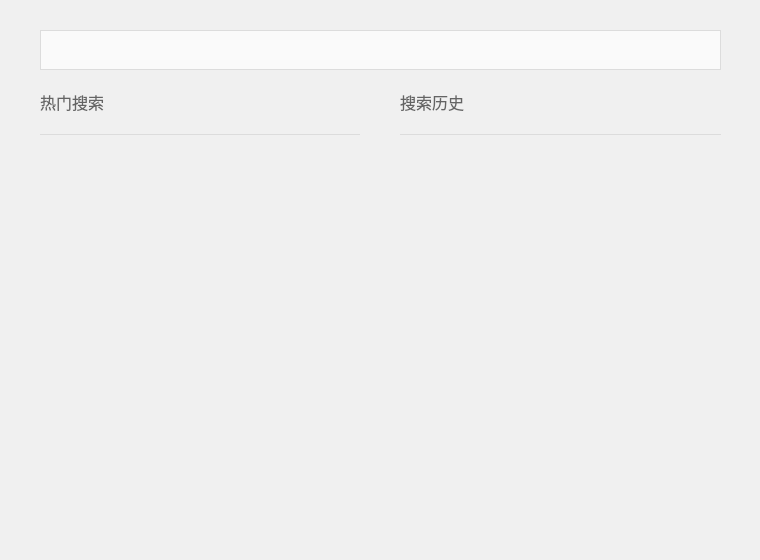
<?xml version="1.0" encoding="UTF-8"?>
<ui version="4.0">
 <class>SearchWidget</class>
 <widget class="QWidget" name="SearchWidget">
  <property name="geometry">
   <rect>
    <x>0</x>
    <y>0</y>
    <width>760</width>
    <height>560</height>
   </rect>
  </property>
  <property name="windowTitle">
   <string>Form</string>
  </property>
  <property name="styleSheet">
   <string notr="true">QWidget#SearchWidget{
	background-color: rgb(240, 240, 240);
}</string>
  </property>
  <widget class="QWidget" name="gridLayoutWidget">
   <property name="geometry">
    <rect>
     <x>0</x>
     <y>0</y>
     <width>761</width>
     <height>561</height>
    </rect>
   </property>
   <layout class="QGridLayout" name="gridLayout">
    <property name="leftMargin">
     <number>40</number>
    </property>
    <property name="topMargin">
     <number>30</number>
    </property>
    <property name="rightMargin">
     <number>40</number>
    </property>
    <property name="bottomMargin">
     <number>100</number>
    </property>
    <property name="spacing">
     <number>20</number>
    </property>
    <item row="1" column="1">
     <layout class="QVBoxLayout" name="verticalLayout">
      <item>
       <widget class="QLabel" name="hotLabel">
        <property name="font">
         <font>
          <family>Microsoft YaHei UI</family>
          <pointsize>12</pointsize>
         </font>
        </property>
        <property name="styleSheet">
         <string notr="true">QLabel#hotLabel{
	
	color: rgb(100, 100, 100);
}</string>
        </property>
        <property name="text">
         <string>热门搜索</string>
        </property>
       </widget>
      </item>
      <item>
       <widget class="QWidget" name="hotWidget" native="true">
        <property name="minimumSize">
         <size>
          <width>320</width>
          <height>330</height>
         </size>
        </property>
        <property name="styleSheet">
         <string notr="true">QWidget#hotWidget{
	background-color: rgb(240, 240, 240);
	border-style: solid;
	border-top-width: 1px;
	border-bottom-width: 0px;
	border-left-width: 0px;
	border-right-width: 0px;
	border-color: rgb(220, 220, 220);
}
</string>
        </property>
       </widget>
      </item>
     </layout>
    </item>
    <item row="0" column="1" colspan="3">
     <layout class="QHBoxLayout" name="horizontalLayout">
      <property name="spacing">
       <number>0</number>
      </property>
      <property name="leftMargin">
       <number>0</number>
      </property>
      <property name="rightMargin">
       <number>0</number>
      </property>
      <item>
       <widget class="QLineEdit" name="searchEdit">
        <property name="minimumSize">
         <size>
          <width>0</width>
          <height>40</height>
         </size>
        </property>
        <property name="maximumSize">
         <size>
          <width>16777215</width>
          <height>40</height>
         </size>
        </property>
        <property name="font">
         <font>
          <family>Microsoft YaHei UI</family>
          <pointsize>11</pointsize>
         </font>
        </property>
        <property name="styleSheet">
         <string notr="true">QLineEdit#searchEdit{
	border-top-width: 1px;
	border-bottom-width: 1px;
	border-left-width: 1px;
	border-right-width: 0px;
	border-style: solid;	
	border-color: rgb(220, 220, 220);
	
	background-color: rgb(250, 250, 250);
}</string>
        </property>
       </widget>
      </item>
      <item>
       <widget class="QPushButton" name="searchButton">
        <property name="minimumSize">
         <size>
          <width>50</width>
          <height>40</height>
         </size>
        </property>
        <property name="maximumSize">
         <size>
          <width>16777215</width>
          <height>40</height>
         </size>
        </property>
        <property name="styleSheet">
         <string notr="true">QPushButton#searchButton{
	border-top-width: 1px;
	border-bottom-width: 1px;
	border-left-width: 0px;
	border-right-width: 1px;
	border-style: solid;
	border-color: rgb(220, 220, 220);
	
	background-color: rgb(250, 250, 250);
}</string>
        </property>
        <property name="text">
         <string/>
        </property>
        <property name="icon">
         <iconset resource="rec.qrc">
          <normaloff>:/icon/search_2.png</normaloff>:/icon/search_2.png</iconset>
        </property>
       </widget>
      </item>
     </layout>
    </item>
    <item row="1" column="3">
     <layout class="QVBoxLayout" name="verticalLayout_2">
      <item>
       <layout class="QHBoxLayout" name="horizontalLayout_2">
        <item>
         <widget class="QLabel" name="historyLabel">
          <property name="font">
           <font>
            <family>Microsoft YaHei UI</family>
            <pointsize>12</pointsize>
           </font>
          </property>
          <property name="styleSheet">
           <string notr="true">QLabel#historyLabel{
	
	color: rgb(100, 100, 100);
}</string>
          </property>
          <property name="text">
           <string>搜索历史</string>
          </property>
         </widget>
        </item>
        <item>
         <spacer name="horizontalSpacer">
          <property name="orientation">
           <enum>Qt::Horizontal</enum>
          </property>
          <property name="sizeHint" stdset="0">
           <size>
            <width>40</width>
            <height>20</height>
           </size>
          </property>
         </spacer>
        </item>
        <item>
         <widget class="QPushButton" name="clearButton">
          <property name="styleSheet">
           <string notr="true">QPushButton#clearButton{
	border-style: outset;
}</string>
          </property>
          <property name="text">
           <string/>
          </property>
          <property name="icon">
           <iconset resource="rec.qrc">
            <normaloff>:/icon/delete_2.png</normaloff>:/icon/delete_2.png</iconset>
          </property>
         </widget>
        </item>
       </layout>
      </item>
      <item>
       <widget class="QTableWidget" name="historyWidget">
        <property name="styleSheet">
         <string notr="true">QTableWidget#historyWidget{
	background-color: rgb(240, 240, 240);
	border-style: solid;
	border-top-width: 1px;
	border-bottom-width: 0px;
	border-left-width: 0px;
	border-right-width: 0px;
	border-color: rgb(220, 220, 220);
	selection-background-color: rgb(100, 100, 100);                                       
}</string>
        </property>
       </widget>
      </item>
     </layout>
    </item>
   </layout>
  </widget>
 </widget>
 <resources>
  <include location="rec.qrc"/>
 </resources>
 <connections/>
</ui>
